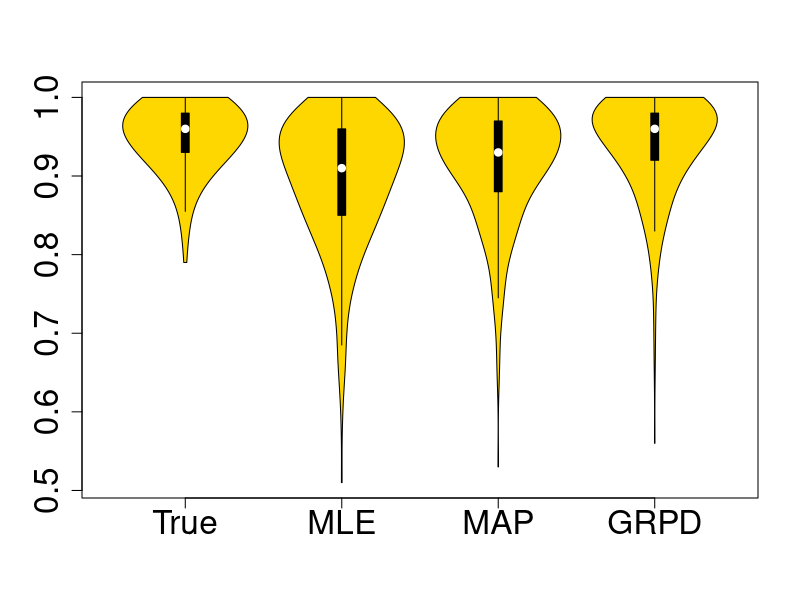
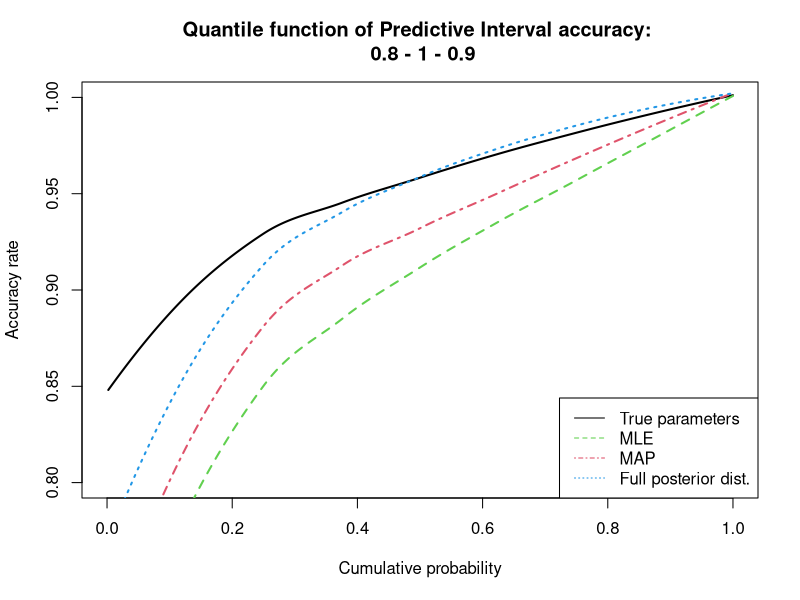

These figures' R source, in order:
LONGUEUR_CORRELATION <- scan("../longueur_correlation_vraie.txt")

NOM_VRAI <- "True parameters"
NOM_MLE <- "MLE"
NOM_MAP <- "MAP"
NOM_BAYESIEN <- "Full posterior dist."
NOM_BARYESIEN_APPROX <- NULL
TITRE_GRAPHE <- paste("Quantile function of Predictive Interval accuracy:", "\n", LONGUEUR_CORRELATION[1], "-", LONGUEUR_CORRELATION[2], "-", LONGUEUR_CORRELATION[3])
LEGENDE_ABSCISSES <- "Cumulative probability"
LEGENDE_ORDONNEES <- "Accuracy rate"

Frequences_appartient_intervalle_pari <- read.table("matrice_frequences_appartient_intervalle_pari.txt", as.is = TRUE)
    
Frequences_appartient_intervalle_pari_VRAI <- sort(Frequences_appartient_intervalle_pari[,1],decreasing=FALSE)
Frequences_appartient_intervalle_pari_MLE <- sort(Frequences_appartient_intervalle_pari[,2],decreasing=FALSE)
Frequences_appartient_intervalle_pari_MAP <- sort(Frequences_appartient_intervalle_pari[,3],decreasing=FALSE)
Frequences_appartient_intervalle_pari_BAYES <- sort(Frequences_appartient_intervalle_pari[,4],decreasing=FALSE)

print(c(mean(Frequences_appartient_intervalle_pari_VRAI),mean(Frequences_appartient_intervalle_pari_MLE),mean(Frequences_appartient_intervalle_pari_MAP), mean(Frequences_appartient_intervalle_pari_BAYES)))

##Creation du plot : fonction de répartition du taux d'appartenance (pour une réalisation donnée du processus) à l'intervalle de pari pour chaque méthode

library(vioplot)
par(cex.axis=2) # is for x-axis
vioplot(Frequences_appartient_intervalle_pari_VRAI, Frequences_appartient_intervalle_pari_MLE, Frequences_appartient_intervalle_pari_MAP,Frequences_appartient_intervalle_pari_BAYES,  names=c("True", "MLE", "MAP", "GRPD"),col="gold", h=0.03)

dev.copy(pdf,"Violon_appartient_intervalle_pari.pdf")
dev.off()
 
plot(x=c(0,1),y=c(0.8,1), type="n", main=TITRE_GRAPHE, xlab=LEGENDE_ABSCISSES, ylab=LEGENDE_ORDONNEES)
abscisses <- 1/nrow(Frequences_appartient_intervalle_pari) * 1:nrow(Frequences_appartient_intervalle_pari)
#smooth <- loess( Frequences_appartient_intervalle_pari_VRAI ~ abscisses)
lines(abscisses,predict(loess(Frequences_appartient_intervalle_pari_VRAI ~ abscisses)), lwd=2)
    lines(abscisses, predict(loess(Frequences_appartient_intervalle_pari_MLE ~ abscisses)) ,col=3, lwd=2, lty=2)
    lines(abscisses, predict(loess(Frequences_appartient_intervalle_pari_MAP ~ abscisses)) ,col=2, lwd=2, lty=4)
    lines(abscisses, predict(loess(Frequences_appartient_intervalle_pari_BAYES ~ abscisses)), col=4, lwd=2, lty=3)
    #lines(abscisses, Frequences_appartient_intervalle_pari_BAYES_APPROX, col=4, lty=3, lwd=1)
legende <- c(NOM_VRAI,NOM_MLE,NOM_MAP,NOM_BAYESIEN)
lwd <- c(2,2,2,2)
lty <- c(1,2,4,3)
col <- c(1,3,2,4)
legend("bottomright", legende, lty=lty, col=col)
dev.copy(pdf,"Quantile_appartient_intervalle_pari.pdf")
dev.off()
